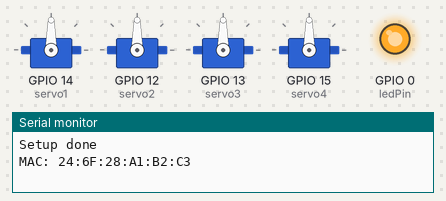
Bench run of a sketch on a simulated ESP8266 (NodeMCU). Parts: 4 × servo, output pins drawn as LEDs (lit = HIGH), the last lines printed to the serial monitor. A WiFi scan finds three made-up networks.

Above: at 0.2 s.
At 30.1 s:
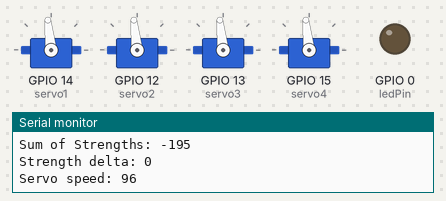
Timing chart, 0 to 36.5 s (numbered marks = the images above):
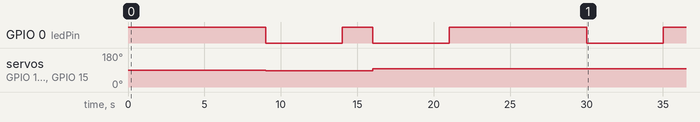

Measured:
- by itself, GPIO 0 (ledPin): goes LOW 5.0 s, HIGH 2.0 s, LOW 5.0 s, HIGH 9.0 s, LOW 5.0 s, then HIGH
- by itself, servo on GPIO 14 (servo1), servo on GPIO 12 (servo2), servo on GPIO 13 (servo3), servo on GPIO 15 (servo4): 90° → 85° at 9.0 s, → 96° 7.0 s later

The sketch:

scan-react.ino
```cpp
#include "ESP8266WiFi.h"
#include <Servo.h>

// code modified from: https://gist.github.com/tablatronix/497f3b299e0f212fc171ac5662fa7b42https://gist.github.com/tablatronix/497f3b299e0f212fc171ac5662fa7b42

const int ledPin = 0;

#define SCAN_PERIOD 7000
long lastScanMillis;

#define PRINT_PERIOD 1000
long lastPrintMillis;

// max speed serve should turn one way or the other
// do not set this over 90

#define SERVO_MAX 50

Servo servo1; // create servo object to control a servo
Servo servo2;
Servo servo3;
Servo servo4;

// aliasing high and low because they're switched for the LED on the Feather HUZZAH
#define ON LOW
#define OFF HIGH

void flicker(int pin, int rate) {
  if (millis() % rate == 0) {
    digitalWrite(pin, ON); // turn LED on
    delay(5); // tiny delay so the light can get bright, not enough to mess up timing of the rest of the code.
  } else {
    digitalWrite(pin, OFF); // turn LED off
  }
}

void setup() {
  Serial.begin(115200);
  // Serial.setDebugOutput(true);
  pinMode(ledPin, OUTPUT);
  digitalWrite(ledPin, OFF);

  // Set WiFi to station mode and disconnect from an AP if it was previously connected
  WiFi.mode(WIFI_STA);
  WiFi.disconnect();

  delay(100);

  Serial.println("");
  Serial.println("Setup done");
  Serial.println("");
  Serial.println("MAC: " + WiFi.macAddress());

  // attatch servo object to pin 14
  // Position "90" (1.5ms pulse) is stop, "180" (2ms pulse) is full speed forward, "0" (1ms pulse) is full speed backwards.
  servo1.attach(14);
  servo2.attach(12);
  servo3.attach(13);
  servo4.attach(15);

  servo1.write(90); // stop servo
  servo2.write(90);
  servo3.write(90);
  servo4.write(90);
}


// declare the variables for unique networks and network strength.
int n; // number of networks
int u; // number of unique networks
int32_t s; // combined strengths of networks
int32_t last_s; // keep the last strength, too

bool flickering = false;

void loop() {

  if (flickering) {
    flicker(ledPin, 100);
  }

  // asynchronously scan and save results
  // https://arduino-esp8266.readthedocs.io/en/latest/esp8266wifi/scan-examples.html
  long currentMillis = millis();
  if (currentMillis - lastScanMillis > SCAN_PERIOD)
  {
    WiFi.scanNetworks(true);
    Serial.print("\nScan start ... ");
    lastScanMillis = currentMillis;
    /////// digitalWrite(ledPin, LOW); // LOW and HIGH reversed for some reason
    flickering = true;
  }

  // When async scan is complete, WiFi.scanNetworks will return the
  // number of networks found. Then we'll do calculations and
  // update motor speed
  n = WiFi.scanComplete();
  if (n >= 0) {
    ///// digitalWrite(ledPin, HIGH);
    flickering = false;
    Serial.println("scan done");


    u = n;
    int loops = 0;

    if (n == 0)
      Serial.println("no networks found");
    else
    {
      // sort by RSSI
      int indices[n];
      int skip[n];

      String ssid;

      for (int i = 0; i < n; i++) {
        indices[i] = i;
      }

      for (int i = 0; i < n; i++) {
        if(indices[i] == -1){
          --u;
          continue;
        }
        ssid = WiFi.SSID(indices[i]);
        for (int j = i + 1; j < n; j++) {
          loops++;
          if (ssid == WiFi.SSID(indices[j])) {
            indices[j] = -1;
          }
        }
      }

  //    Serial.println((String)loops);
      Serial.print(u); // u is number of unique networks found!
      Serial.println(" unique networks found of " + (String)n + " total networks.");

      Serial.println("00: (RSSI) SSID");
      for (int i = 0; i < n; ++i)
      {
        if(indices[i] != -1){
        // Print SSID and RSSI for each network found
        Serial.printf("%02d", i + 1);
        Serial.print(":");

        Serial.print(" (");
        Serial.print(WiFi.RSSI(indices[i]));
        Serial.print(")");

        Serial.print(" " + WiFi.SSID(indices[i]));
        // Serial.print((WiFi.encryptionType(indices[i]) == ENC_TYPE_NONE)?" ":"*");

  //      Serial.print(" WiFi index: " + (String)indices[i]);

        Serial.println();
        }
      }

      last_s = s; // save current strength into last before updating it
      // sum strengths
      s = 0;
      for (int i = 0; i < n; ++i) {
        if(indices[i] != -1){
          s += WiFi.RSSI(indices[i]);
        }
      }


      Serial.print("Unique networks: ");
      Serial.println(u);

      Serial.print("Total networks: ");
      Serial.println(n);

      Serial.print("Last Sum of Strengths: ");
      Serial.println(last_s);

      Serial.print("Sum of Strengths: ");
      Serial.println(s);

      // Serial.println();
    }
  // delete the scan we just printed, but we can still access n, u, and s.
  WiFi.scanDelete();

  // SET THE MOTOR SPEED! Once every scan time

  // difference between last strength and current strength
  int32_t d = s - last_s; // if strength got bigger since last time, d will be positive
  // int32_t is signed

  Serial.print("Strength delta: ");
  Serial.println(d);

  // Set servo speed based on the strength delta
  // Recall: Position "90" (1.5ms pulse) is stop, "180" (2ms pulse) is full speed forward, "0" (1ms pulse) is full speed backwards.

  int servoSpeed;
  if (d < 0) {
    // d is negative          // slowest it can go down       fastest it can go down
    servoSpeed = map(d, 0, -400, 89,                          78);
  } else {
    // d is positive          // fastest it can go up         slowest it can go up
    servoSpeed = map(d, 400,  0, 100,                         95);
  }

  if ((servoSpeed >= 78) && (servoSpeed <= 100)){ // don't go too fast
    servo1.write(servoSpeed); // start servo moving at appropriate speed
    servo2.write(servoSpeed);
    servo3.write(servoSpeed);
    servo4.write(servoSpeed);
    Serial.print("Servo speed: ");
    Serial.println(servoSpeed);
  }
  else {
    servo1.write(90); // stop servo
    servo2.write(90);
    servo3.write(90);
    servo4.write(90);
    Serial.print("Servo STOPPED from speed: ");
    Serial.print(servoSpeed);
  }


  // calibration:
// servo1.write(90);
//  servo2.write(90);
//  servo3.write(90);
//  servo4.write(90);

  }


//  if (currentMillis - lastPrintMillis > PRINT_PERIOD) {
//    lastPrintMillis = currentMillis;
//  // we have n, u, and s from the previous scan
//  //   for n, -2 means scan not started, -1 means scan in progress, positive int means that many networks found.
//  //   We'll never see positive int here because the moment it's positive, we print things and then delete the scan.
//  Serial.println(n);
//  Serial.println(u);
//  Serial.println(last_s);
//  Serial.println(s);
//  }


}
```
